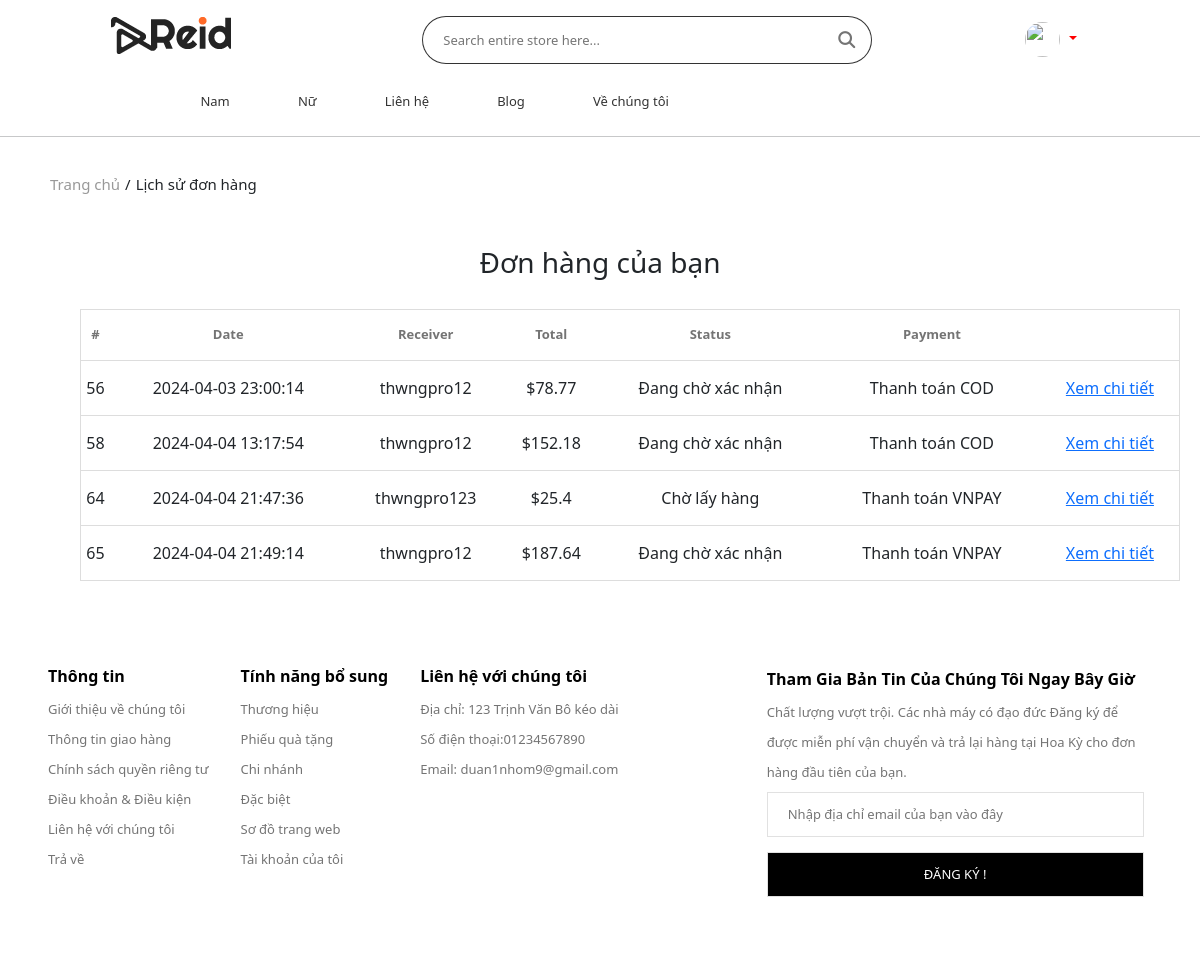
/view/index.php?act=dathangthanhcong (signed in), run on an earlier commit of the app's database.
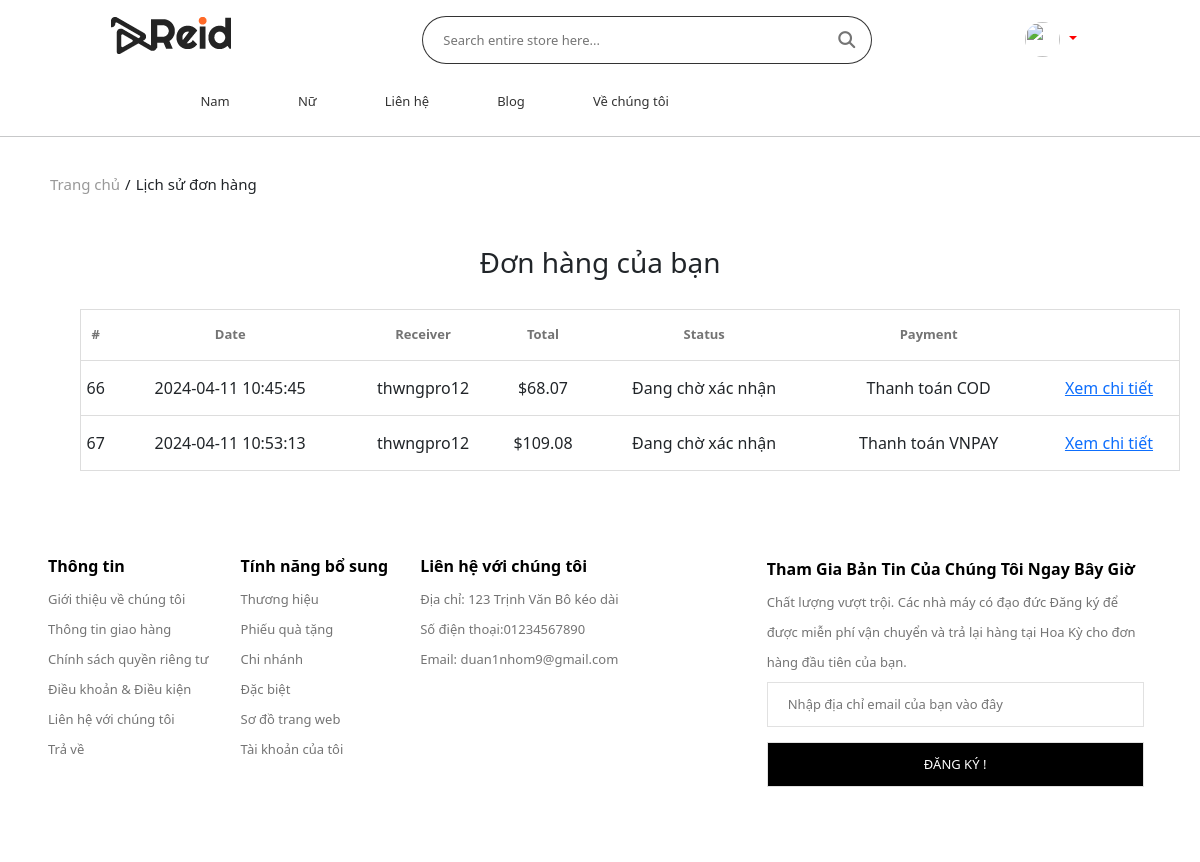
And on a later commit of the database.
### tables this page shows
CREATE TABLE `orders` (
  `id` int(11) NOT NULL,
  `user_id` int(11) NOT NULL,
  `user_name` varchar(250) NOT NULL,
  `user_email` varchar(250) NOT NULL,
  `user_phone` varchar(250) NOT NULL,
  `user_address` varchar(250) NOT NULL,
  `total_bill` float NOT NULL,
  `status_delivery` int(11) NOT NULL COMMENT 'Trang thái vận chuyển đơn hàng: \r\nDưới đây đang lấy theo trạng thái của shopee.\r\n0: chờ xác nhận\r\n1: chờ lấy hàng\r\n2: chờ giao hàng\r\n3: đã giao\r\n-1: đã hủy\r\n',
  `status_payment` int(11) NOT NULL COMMENT 'Trạng thái thanh toán:\r\n0: chưa thanh toán\r\n1: đã thanh toán\r\n-1: đơn hàng đã hủy',
  `created_at` datetime NOT NULL DEFAULT current_timestamp() COMMENT 'ngày tạo đơn hàng',
  `updated_at` datetime NOT NULL DEFAULT current_timestamp() COMMENT 'ngày cập nhật cuối cùng'
);

### model/pdo.php (called while the page is built, shortened)
<?php
function pdo_get_connection()
{
    $servername = "mysql:host=localhost;dbname=duan1;charset=utf8";
    $username = "root";
    $password = "";
    $conn = new PDO($servername, $username, $password);
    $conn->setAttribute(PDO::ATTR_ERRMODE, PDO::ERRMODE_EXCEPTION);
    return $conn;
}
function pdo_query($sql)
{
    $sql_args = array_slice(func_get_args(), 1);
    try {
        $conn = pdo_get_connection();
        $stmt = $conn->prepare($sql);
        $stmt->execute($sql_args);
        $rows = $stmt->fetchAll();
        return $rows;
    } catch (PDOException $e) {
        throw $e;
    } finally {
        unset($conn);
    }
}

### model/cart.php (called while the page is built, shortened)
<?php
    function showAll($user_id){
        $sql = "SELECT `id`, `user_id`, `user_name`, `user_email`, `user_phone`, `user_address`, `total_bill`, `status_delivery`, `status_payment`, `created_at`, `updated_at` FROM `orders` WHERE `user_id` = '$user_id'"  ;
        $list = pdo_query($sql);
        return $list;
    }
?>

### view/dathangthanhcong.php (the view, shortened to what this page needs)
<hr>
<div class="box-spct">
    <ul>
        <li><a href="index.php?act=home">Trang chủ </a></li>
        <li> / </li>
        <li>Lịch sử đơn hàng</li>
    </ul>
</div>
<div class="box-bill" >
    <div class="bill_detail">
        <h3>Đơn hàng của bạn</h3>
        <table style="width:1100px" border="1">
            <thead>
                <tr>
                    <th>#</th>
                    <th>Date</th>
                    <th>Receiver</th>
                    <th>Total</th>
                    <th>Status</th>
                    <th>Payment</th>
                    <th></th>
                </tr>
            </thead>
            <tbody>
               <?php
                $listOrder = showAll($user_id);
                foreach($listOrder as $item){
                    extract($item);
               ?>
                    <tr>
                        <td><?=$id?></td>
                        <td><?=$created_at?></td>
                        <td><?=$user_name?></td>
                        <td>$<?=$total_bill?></td>
                        <td>
                            <?php if($status_delivery==0){
                                echo"Đang chờ xác nhận";
                                }else if($status_delivery==1){
                                echo "Chờ lấy hàng";
                                }else if($status_delivery==2){
                                echo "Chờ giao hàng";
                                }else if($status_delivery==3){
                                    echo "Đã giao";
                                }else if($status_delivery==-1){
                                    echo "Đã huỷ";
                                }?>
                        </td>
                        <td>
                            <?php if($status_payment==0){
                            echo"Thanh toán COD";
                            }else if($status_payment==1){
                            echo "Thanh toán VNPAY";
                        }?>
                        </td>
                        <td>
                            <a href="index.php?act=orderDetail&id=<?=$id?>"> Xem chi tiết</a>
                        </td>
                    </tr>
               <?php
                }
               ?>
            </tbody>
        </table>
    </div>
    </div>

What changed in the data, as far as the page shows it:
removed orders: id "56", created_at "2024-04-03 23:00:14", user_name "thwngpro12", total_bill "78.77", status_delivery "Đang chờ xác nhận", status_payment "Thanh toán COD"
removed orders: id "58", created_at "2024-04-04 13:17:54", user_name "thwngpro12", total_bill "152.18", status_delivery "Đang chờ xác nhận", status_payment "Thanh toán COD"
removed orders: id "64", created_at "2024-04-04 21:47:36", user_name "thwngpro123", total_bill "25.4", status_delivery "Chờ lấy hàng", status_payment "Thanh toán VNPAY"
removed orders: id "65", created_at "2024-04-04 21:49:14", user_name "thwngpro12", total_bill "187.64", status_delivery "Đang chờ xác nhận", status_payment "Thanh toán VNPAY"
added orders: id "66", created_at "2024-04-11 10:45:45", user_name "thwngpro12", total_bill "68.07", status_delivery "Đang chờ xác nhận", status_payment "Thanh toán COD"
added orders: id "67", created_at "2024-04-11 10:53:13", user_name "thwngpro12", total_bill "109.08", status_delivery "Đang chờ xác nhận", status_payment "Thanh toán VNPAY"
